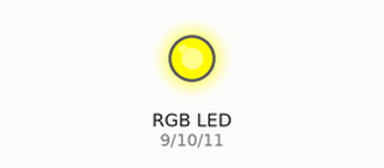
Recording of a sketch running on a simulated Arduino Uno, built with avr-gcc and run on an emulated ATmega328P. On the bench: an RGB LED mixed from three pins (HIGH = lit).

Above: at 2.7 s.
Timing chart, 0 to 4.2 s (numbered marks = the images above):
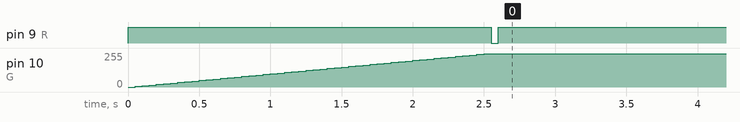

The sketch:

led_rgb_simples.ino
```cpp
/* LED RGB */

const int R = 9;
const int G = 10;
const int B = 11;

int valorRed = 255;
int valorGreen = 0;
int valorBlue = 0;

void setup()
{
  // inicializando pinos
  pinMode(R, OUTPUT);
  pinMode(G, OUTPUT);
  pinMode(B, OUTPUT);

  // valor inicial
  analogWrite(R, valorRed);
  analogWrite(G, valorGreen);
  analogWrite(B, valorBlue);
}

void loop()
{

  for (valorGreen = 0; valorGreen < 255; valorGreen+=5)
  {
    analogWrite(G, valorGreen);
    delay(50);
  }

  for (valorRed = 0; valorRed < 255; valorRed-=5)
  {
    analogWrite(R, valorRed);
    delay(50);
  }


}
```

Measured:
- by itself, pin 9 (R): HIGH → LOW at 2.6 s, → HIGH 0.05 s later
- by itself, pin 10 (G): moves from 0/255 to 250/255 over 2.5 s
